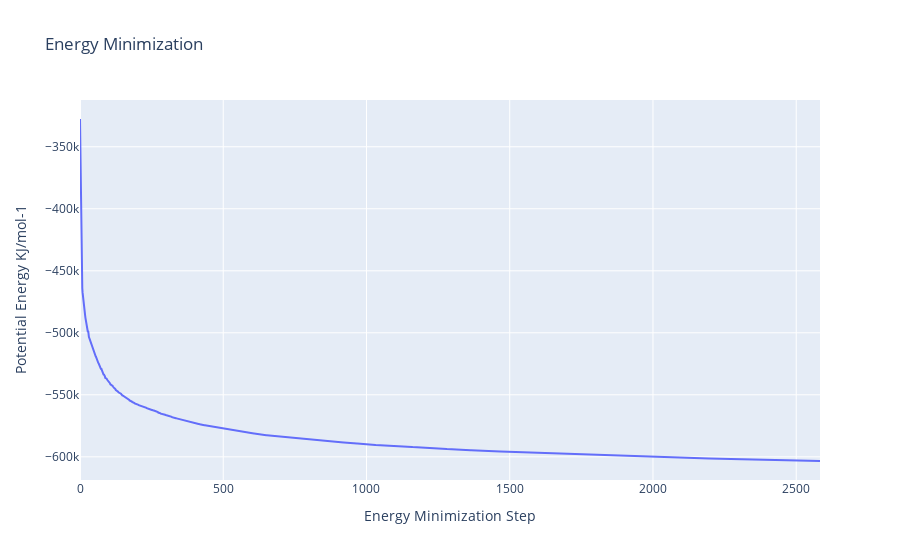

Source (notebook cell):
### Code cell
import plotly
import plotly.graph_objs as go

#Read data from file and filter energy values higher than 1000 Kj/mol^-1
with open(output_min_ene_xvg,'r') as energy_file:
    x,y = map(
        list,
        zip(*[
            (float(line.split()[0]),float(line.split()[1]))
            for line in energy_file 
            if not line.startswith(("#","@")) 
            if float(line.split()[1]) < 1000 
        ])
    )

plotly.offline.init_notebook_mode(connected=True)

fig = {
    "data": [go.Scatter(x=x, y=y)],
    "layout": go.Layout(title="Energy Minimization",
                        xaxis=dict(title = "Energy Minimization Step"),
                        yaxis=dict(title = "Potential Energy KJ/mol-1")
                       )
}

plotly.offline.iplot(fig)

### Figure 1 — Plotly figure (JSON) as saved in the notebook; plotly's stock layout.template omitted (floating-point values rounded to 4 significant figures; data arrays with more than 128 entries replaced by an {"elided": "..."} marker saying what was removed)
{"data": [{"type": "scatter", "x": {"elided": "2045 int values"}, "y": {"elided": "2045 float values"}}], "layout": {"title": {"text": "Energy Minimization"}, "xaxis": {"title": {"text": "Energy Minimization Step"}}, "yaxis": {"title": {"text": "Potential Energy KJ/mol-1"}}}}
